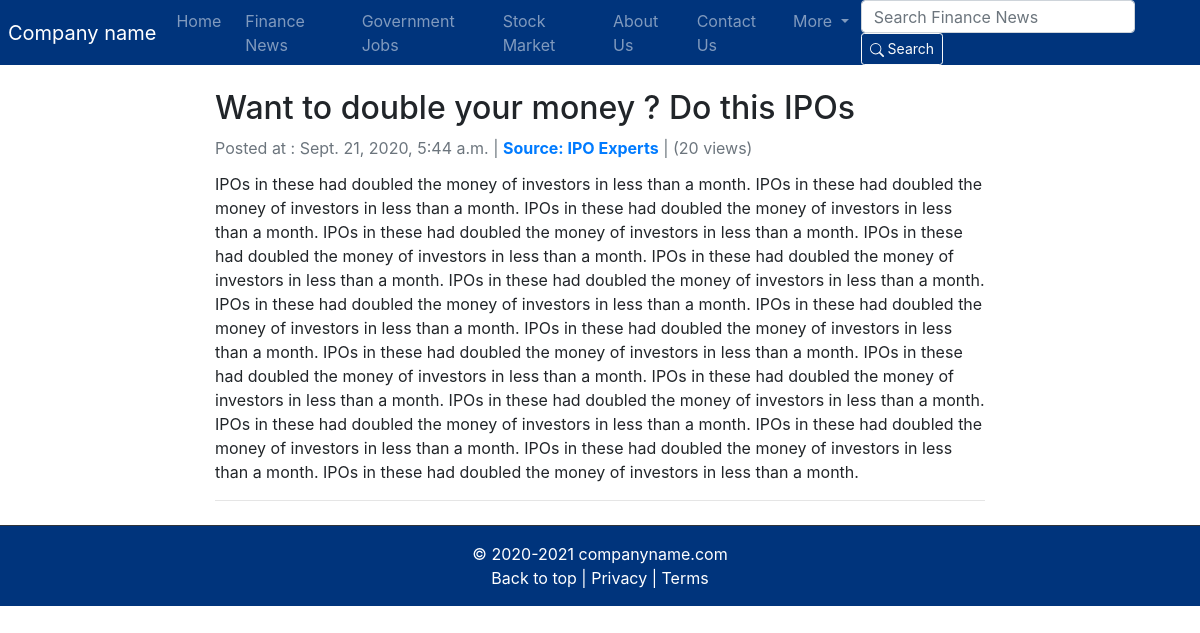
The page /news/indian-ipo on the database its author committed.
### FinanceNews/models.py (models this page shows)
class FinanceNewsPost (models.Model):
    sno = models.AutoField(primary_key=True)
    title = models.CharField(max_length=150)
    content = models.TextField()
    author = models.CharField(max_length=20)
    slug = models.CharField(max_length=150)
    views = models.IntegerField(default=0)
    image = models.ImageField(upload_to="Index/images", default="")
    created_on = models.DateTimeField(auto_now_add=True)
    timeStamp = models.DateTimeField(blank=True)
    class Meta:
        ordering = ['-created_on']
    def __str__(self):
        return self.title + ' ---- by ----  ' + self.author

### FinanceNews/views.py (the view)
# urls.py: path('<str:slug>', views.FinanceNewsPostPage, name='FinanceNewsPostPage')
def FinanceNewsPostPage(request, slug):
    fnewspost = FinanceNewsPost.objects.filter(slug=slug).first()
    fnewspost.views = fnewspost.views + 1
    fnewspost.save()
    context = {'fnewspost':fnewspost}
    return render(request, 'FinanceNews/FinanceNewsPostPage.html', context)

### templates/FinanceNews/FinanceNewsPostPage.html (shortened to what this page needs)
{% extends 'base.html' %}
{% block body %}
    <div class="container my-4 col-md-8">
        <h2 class="news-post-title"> {{fnewspost.title}} </h2>
        <p class="news-post-meta mb-1 text-muted">Posted at : {{fnewspost.timeStamp}} | <strong
                class="d-inline-block mb-1 text-primary"> Source: {{fnewspost.author}} </strong> |
                 ({{fnewspost.views}} views)
        <p class="my-2"> {{fnewspost.content|safe}} </p>
        <hr>
    </div>
{% endblock body %}

### rows shown on the page
FinanceNewsPost: title "Want to double your money ? Do this IPOs", timeStamp "Sept. 21, 2020, 5:44 a.m.", author "IPO Experts", views "20", content "IPOs in these had doubled the money of investors in less than a month. IPOs in these had doubled the money of investors in less than a month. IPOs in these had doubled the money of investors in less than a month. IPOs in these had doubled the money of investors in less than a month. IPOs in these had doubled the money of investors in less than a month. IPOs in these had doubled the money of investors in less than a month. IPOs in these had doubled the money of investors in less than a month. IPOs in these had doubled the money of investors in less than a month. IPOs in these had doubled the money of investors in less than a month. IPOs in these had doubled the money of investors in less…"
